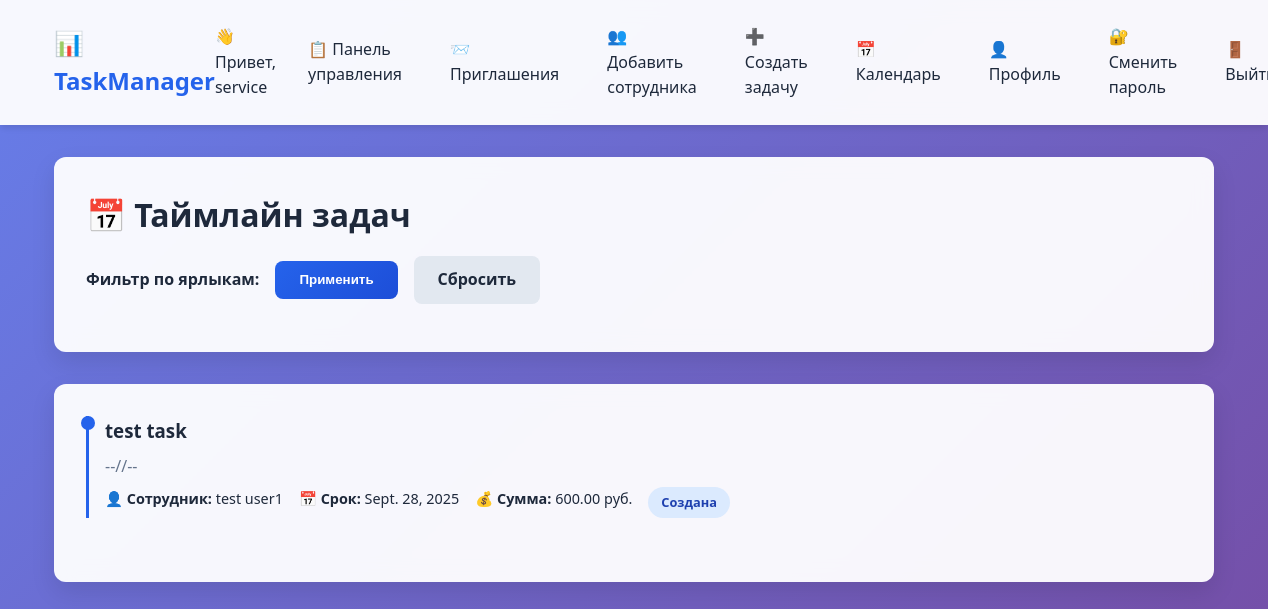
/timeline/ (signed in), run on an earlier commit of the app's database.
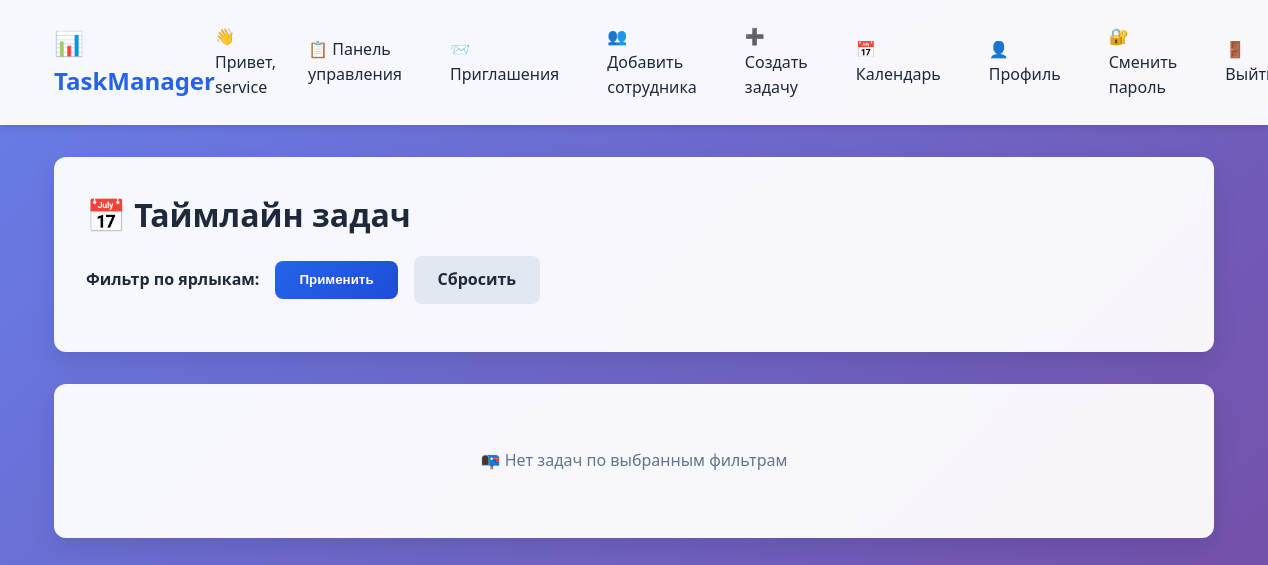
And on a later commit of the database.
### tasks/models.py (models this page shows, shortened)
class Task(models.Model):
    STATUS_CHOICES = [
        ('created', 'Создана'),
        ('submitted', 'Сдана на отчет'),
        ('completed', 'Выполнена'),
    ]
    title = models.CharField(max_length=200, verbose_name='Название')
    description = models.TextField(verbose_name='Описание')
    assigned_to = models.ForeignKey(CustomUser, on_delete=models.CASCADE,
                                   limit_choices_to={'is_staff': False},
                                   related_name='tasks', verbose_name='Сотрудник')
    due_date = models.DateField(verbose_name='Дата выполнения')
    payment_amount = models.DecimalField(max_digits=10, decimal_places=2, verbose_name='Сумма к оплате', default=0)
    status = models.CharField(max_length=20, choices=STATUS_CHOICES, default='created', verbose_name='Статус')
    created_date = models.DateTimeField(auto_now_add=True, verbose_name='Дата выдачи')
    submitted_date = models.DateTimeField(null=True, blank=True, verbose_name='Дата сдачи на отчет')
    created_by = models.ForeignKey(CustomUser, on_delete=models.CASCADE,
                                  related_name='created_tasks', verbose_name='Кем создана')
    tags = models.CharField(max_length=200, blank=True, verbose_name='Ярлыки задачи')

class CustomUser(AbstractUser):
    manager = models.ForeignKey('self', on_delete=models.SET_NULL, null=True, blank=True,
                               limit_choices_to={'is_staff': True}, related_name='subordinates')
    balance = models.DecimalField(max_digits=10, decimal_places=2, default=0.00, verbose_name='Баланс')
    tags = models.CharField(max_length=500, blank=True, verbose_name='Ярлыки (через запятую)')
    telegram_username = models.CharField(max_length=100, blank=True, verbose_name='Ник в Telegram')
    avatar = models.ImageField(upload_to='avatars/', null=True, blank=True, verbose_name='Аватар')
    first_name = models.CharField(max_length=30, blank=True, verbose_name='Имя')
    last_name = models.CharField(max_length=150, blank=True, verbose_name='Фамилия')  # Делаем необязательной
    def get_display_name(self):
        return self.first_name or self.username
    def get_tags_list(self):
        return [tag.strip() for tag in self.tags.split(',')] if self.tags else []

### tasks/views.py (the view)
# urls.py: path('timeline/', views.timeline_view, name='timeline'),
@login_required
def timeline_view(request):
    if not request.user.is_staff:
        return redirect('dashboard')
    tasks = Task.objects.filter(created_by=request.user).order_by('due_date')
    tags = request.GET.getlist('tags')
    if tags:
        tasks = tasks.filter(
            Q(tags__icontains=tags[0]) |
            Q(assigned_to__tags__icontains=tags[0])
        )
    return render(request, 'tasks/timeline.html', {
        'tasks': tasks,
        'all_tags': get_all_tags(request.user),
        'selected_tags': tags,
    })

### tasks/views.py (called while the page is built)
def get_all_tags(manager):
    employees = CustomUser.objects.filter(manager=manager)
    tags = set()
    for emp in employees:
        tags.update(emp.get_tags_list())
    return sorted(tags)

### tasks/templates/tasks/timeline.html (shortened to what this page needs)
{% extends 'tasks/base.html' %}
{% block content %}
<div class="card">
    <h1>📅 Таймлайн задач</h1>
    <div style="margin: 1rem 0;">
        <form method="get" style="display: flex; gap: 1rem; align-items: center; flex-wrap: wrap;">
            <label><strong>Фильтр по ярлыкам:</strong></label>
            <button type="submit" class="btn btn-primary">Применить</button>
            <a href="{% url 'timeline' %}" class="btn btn-secondary">Сбросить</a>
        </form>
    </div>
</div>
<div class="card">
    <div class="timeline">
        {% for task in tasks %}
        <div class="timeline-item" style="border-left: 3px solid #2563eb; padding-left: 1rem; margin-bottom: 2rem; position: relative;">
            <div style="position: absolute; left: -8px; top: 0; width: 14px; height: 14px; background: #2563eb; border-radius: 50%;"></div>
            <div style="display: flex; justify-content: between; align-items: start; gap: 1rem; flex-wrap: wrap;">
                <div style="flex: 1;">
                    <h3 style="margin-bottom: 0.5rem;">{{ task.title }}</h3>
                    <p style="color: var(--secondary); margin-bottom: 0.5rem;">{{ task.description }}</p>
                    <div style="display: flex; gap: 1rem; flex-wrap: wrap; font-size: 0.9rem;">
                        <span>👤 <strong>Сотрудник:</strong> {{ task.assigned_to.get_full_name|default:task.assigned_to.username }}</span>
                        <span>📅 <strong>Срок:</strong> {{ task.due_date }}</span>
                        <span>💰 <strong>Сумма:</strong> {{ task.payment_amount }} руб.</span>
                        <span class="status-badge status-{{ task.status }}">{{ task.get_status_display }}</span>
                    </div>
                </div>
            </div>
        </div>
        {% empty %}
        <div style="text-align: center; padding: 2rem; color: var(--secondary);">
            <p>📭 Нет задач по выбранным фильтрам</p>
        </div>
        {% endfor %}
    </div>
</div>
{% endblock %}

What changed in the data, as far as the page shows it:
removed Task: title "test task", description "--//--", assigned_to.get_full_name "test user1", due_date "Sept. 28, 2025", payment_amount "600.00", status "Создана"
Also different on the page:
text now shown: "📭 Нет задач по выбранным фильтрам"
